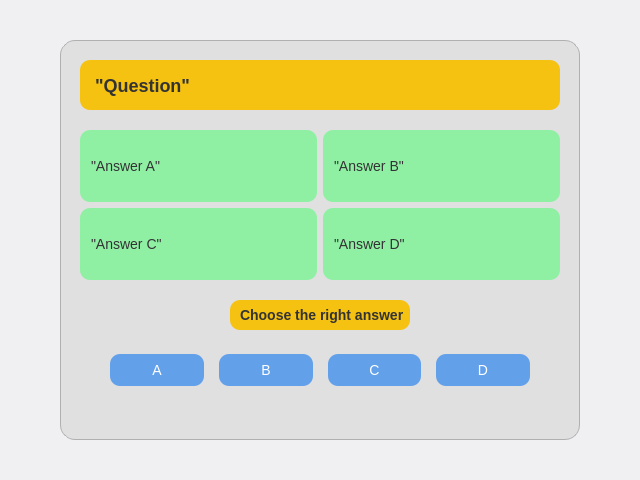
<?xml version="1.0" encoding="UTF-8"?>
<ui version="4.0">
 <class>game_window</class>
 <widget class="QDialog" name="game_window">
  <property name="geometry">
   <rect>
    <x>0</x>
    <y>0</y>
    <width>640</width>
    <height>480</height>
   </rect>
  </property>
  <property name="windowTitle">
   <string>Game</string>
  </property>
  <property name="styleSheet">
   <string notr="true">
    QDialog {
        background-color: #f0f0f3;
        border-radius: 20px;
    }
    QFrame#frame {
        background-color: #e0e0e0;
        border-radius: 15px;
        border: 1px solid #b0b0b0;
    }
    QLabel#question_label {
        background-color: #f5c211;
        border: none;
        border-radius: 10px;
        font-size: 18px;
        font-weight: bold;
        padding: 10px;
        color: #333333;
    }
    QLabel#question_label_2 {
        background-color: #f5c211;
        border: none;
        border-radius: 10px;
        font-size: 14px;
        padding: 6px;
        font-weight: bold;
        color: #333333;
    }
    QLabel#answer_A_label, QLabel#answer_B_label, QLabel#answer_C_label, QLabel#answer_D_label {
        background-color: #8ff0a4;
        border: none;
        border-radius: 10px;
        padding: 8px;
        font-size: 14px;
        color: #333333;
    }
    QPushButton {
        background-color: #62a0ea;
        color: white;
        border: none;
        border-radius: 10px;
        padding: 8px;
        font-size: 14px;
    }
    QPushButton:hover {
        background-color: #528fcf;
    }
   </string>
  </property>
  <widget class="QFrame" name="frame">
   <property name="geometry">
    <rect>
     <x>60</x>
     <y>40</y>
     <width>520</width>
     <height>400</height>
    </rect>
   </property>
   <widget class="QLabel" name="question_label">
    <property name="geometry">
     <rect>
      <x>20</x>
      <y>20</y>
      <width>480</width>
      <height>50</height>
     </rect>
    </property>
    <property name="text">
     <string>"Question"</string>
    </property>
   </widget>
   <widget class="QWidget">
    <property name="geometry">
     <rect>
      <x>20</x>
      <y>90</y>
      <width>480</width>
      <height>150</height>
     </rect>
    </property>
    <layout class="QGridLayout" name="gridLayout">
     <item row="0" column="0">
      <widget class="QLabel" name="answer_A_label">
       <property name="text">
        <string>"Answer A"</string>
       </property>
      </widget>
     </item>
     <item row="0" column="1">
      <widget class="QLabel" name="answer_B_label">
       <property name="text">
        <string>"Answer B"</string>
       </property>
      </widget>
     </item>
     <item row="1" column="0">
      <widget class="QLabel" name="answer_C_label">
       <property name="text">
        <string>"Answer C"</string>
       </property>
      </widget>
     </item>
     <item row="1" column="1">
      <widget class="QLabel" name="answer_D_label">
       <property name="text">
        <string>"Answer D"</string>
       </property>
      </widget>
     </item>
    </layout>
   </widget>
   <widget class="QLabel" name="question_label_2">
    <property name="geometry">
     <rect>
      <x>170</x>
      <y>260</y>
      <width>180</width>
      <height>30</height>
     </rect>
    </property>
    <property name="text">
     <string>Choose the right answer:</string>
    </property>
   </widget>
   <widget class="QWidget">
    <property name="geometry">
     <rect>
      <x>50</x>
      <y>310</y>
      <width>420</width>
      <height>40</height>
     </rect>
    </property>
    <layout class="QHBoxLayout" name="horizontalLayout">
     <property name="spacing">
      <number>15</number>
     </property>
     <item>
      <widget class="QPushButton" name="A_button">
       <property name="text">
        <string>A</string>
       </property>
      </widget>
     </item>
     <item>
      <widget class="QPushButton" name="B_button">
       <property name="text">
        <string>B</string>
       </property>
      </widget>
     </item>
     <item>
      <widget class="QPushButton" name="C_button">
       <property name="text">
        <string>C</string>
       </property>
      </widget>
     </item>
     <item>
      <widget class="QPushButton" name="D_button">
       <property name="text">
        <string>D</string>
       </property>
      </widget>
     </item>
    </layout>
   </widget>
  </widget>
 </widget>
 <resources/>
 <connections/>
</ui>
